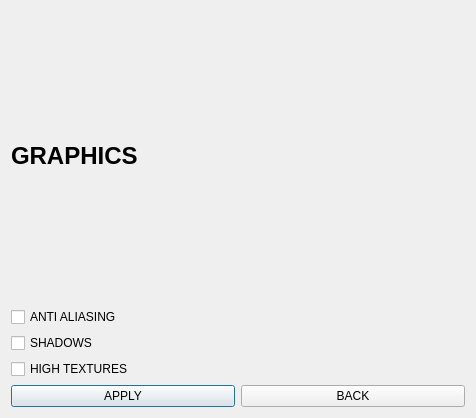
<?xml version="1.0" encoding="UTF-8"?>
<ui version="4.0">
 <class>Dialog</class>
 <widget class="QDialog" name="Dialog">
  <property name="geometry">
   <rect>
    <x>0</x>
    <y>0</y>
    <width>476</width>
    <height>418</height>
   </rect>
  </property>
  <property name="windowTitle">
   <string>Dialog</string>
  </property>
  <layout class="QVBoxLayout" name="verticalLayout">
   <item>
    <widget class="QLabel" name="label">
     <property name="text">
      <string>&lt;html&gt;&lt;head/&gt;&lt;body&gt;&lt;p&gt;&lt;span style=&quot; font-size:18pt; font-weight:600;&quot;&gt;GRAPHICS&lt;/span&gt;&lt;/p&gt;&lt;/body&gt;&lt;/html&gt;</string>
     </property>
    </widget>
   </item>
   <item>
    <widget class="QCheckBox" name="checkBoxAntiAliasing">
     <property name="text">
      <string>ANTI ALIASING</string>
     </property>
    </widget>
   </item>
   <item>
    <widget class="QCheckBox" name="checkBoxShadows">
     <property name="text">
      <string>SHADOWS</string>
     </property>
    </widget>
   </item>
   <item>
    <widget class="QCheckBox" name="checkBoxHighTextures">
     <property name="text">
      <string>HIGH TEXTURES</string>
     </property>
    </widget>
   </item>
   <item>
    <layout class="QHBoxLayout" name="horizontalLayout">
     <item>
      <widget class="QPushButton" name="pushButtonApply">
       <property name="text">
        <string>APPLY</string>
       </property>
      </widget>
     </item>
     <item>
      <widget class="QPushButton" name="pushButtonBack">
       <property name="text">
        <string>BACK</string>
       </property>
      </widget>
     </item>
    </layout>
   </item>
  </layout>
 </widget>
 <resources/>
 <connections/>
</ui>
